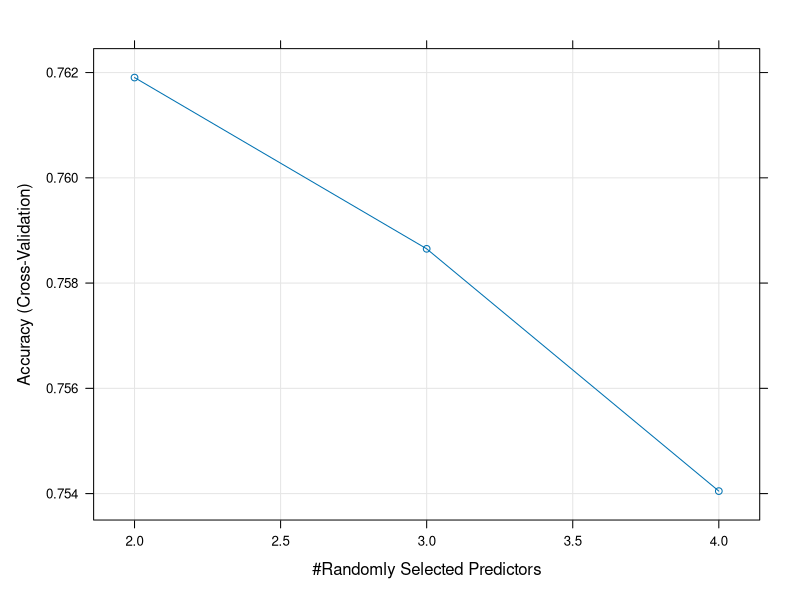

Here is the R script that generated this plot: (Note: this script raises an error after producing the figure.)
## ---- chunk 1
knitr::opts_chunk$set(message = FALSE)
## ---- chunk 2
library(mlbench)
data(PimaIndiansDiabetes)
df <- PimaIndiansDiabetes
## ---- chunk 3
library(caret)
names(df)[9]<-'target'

set.seed(2020)

splitIndex <- createDataPartition(df$target, p = .80, 
                                  list = FALSE)
df_train <- df[ splitIndex,]
df_test <- df[-splitIndex,]
## ---- chunk 4

tuneGrid = expand.grid(mtry = 2:4)


trControl = trainControl(method = "cv",
                         number = 30)

forest_cv <- train(target~., data=df_train, 
                                method = "rf", 
                                trControl = trControl,
                                tuneGrid = tuneGrid)
## ---- chunk 5
plot(forest_cv)
## ---- chunk 6
install.packages("ranger")
## ---- chunk 7
tuneGrid = expand.grid(mtry = 2:4)


trControl = trainControl(method = "cv",
                         number = 30)

forest_cv <- train(target~., data=df_train, 
                                method = "ranger", 
                                trControl = trControl,
                                tuneGrid = tuneGrid)
